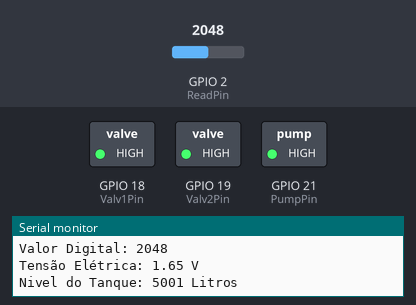
Recording of a program running on a simulated ESP32. Parts: switched loads named in the program (green lamp = pin HIGH), the last lines printed to the serial monitor. The inputs (shaded band) are chosen by the test bench; at power-on: GPIO 2 (ReadPin) = 2048 (analog values on the 0–4095 scale).

Above: at 1.8 s.
1.9 s: GPIO 2 (ReadPin) set to 1991
At 4.1 s:
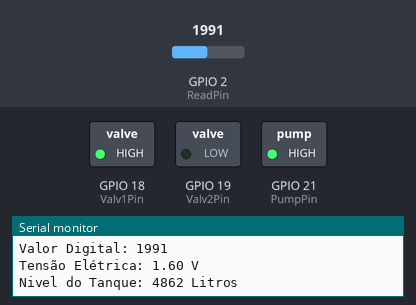
4.5 s: GPIO 2 (ReadPin) set to 3603
At 6.8 s:
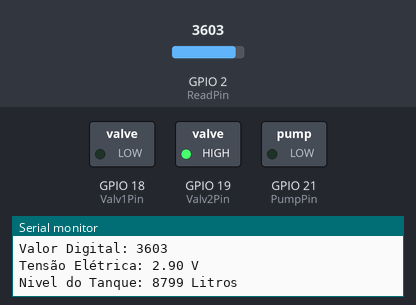
7.5 s: GPIO 2 (ReadPin) set to 3113
10.3 s: GPIO 2 (ReadPin) set to 3021
At 13.3 s:
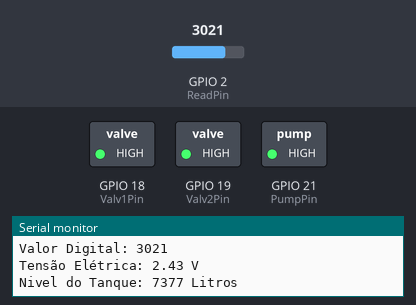
13.6 s: GPIO 2 (ReadPin) set to 2047
At 16.1 s:
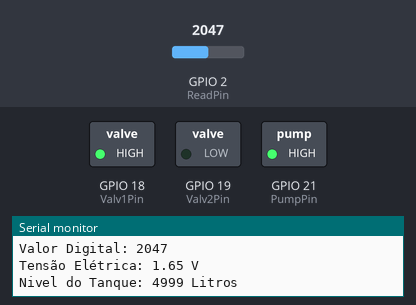
Timing chart, 0 to 17.6 s (numbered marks = the images above; inputs shaded):
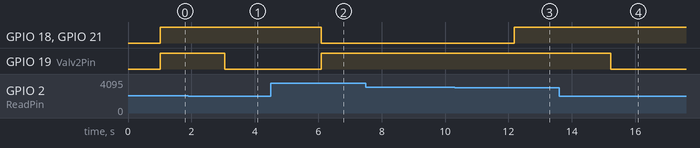

Measured:
- the behaviour switches between 2048 and 2047 on GPIO 2 (ReadPin) (found by bisection; images 0 and 1)
- the behaviour switches between 3072 and 3071 on GPIO 2 (ReadPin) (found by bisection; images 2 and 3)
- after the input at 1.9 s, GPIO 19 (Valv2Pin): HIGH → LOW after 1.1 s
- after the input at 4.5 s, GPIO 18 (Valv1Pin), GPIO 21 (PumpPin): HIGH → LOW after 1.6 s; GPIO 19 (Valv2Pin): LOW → HIGH after 1.6 s
- after the input at 10.3 s, GPIO 18 (Valv1Pin), GPIO 21 (PumpPin): LOW → HIGH after 1.9 s
- after the input at 13.6 s, GPIO 19 (Valv2Pin): HIGH → LOW after 1.6 s

The program:

main.cpp
```cpp
#include <Arduino.h>

const int ReadPin = 2,
          Valv1Pin = 18,
          Valv2Pin = 19,
          PumpPin = 21;
int       Valv1 = 0,
          Valv2 = 0,
          Pump = 0,
          VdigPot = 0;
float     TensaoPot = 0,
          TensaoDig = 0,
          LevelTankFunction = 0,
          LevelTank = 0;

void setup()
{
  Serial.begin(9600);
  analogReadResolution(12);
  analogSetAttenuation(ADC_11db);
  analogSetWidth(12);
  pinMode(Valv1Pin, OUTPUT);
  pinMode(Valv2Pin, OUTPUT);
  pinMode(PumpPin, OUTPUT);
}

float signalConv(float ArgAnalog)
{
  TensaoDig = ArgAnalog * 0.80586e-3;
  return(TensaoDig);
}

float levelConv(float ArgLevel)
{
  LevelTankFunction = ArgLevel / 0.00033;
  return(LevelTankFunction);
}

void resultFunctions()
{
  VdigPot = analogRead(ReadPin);
  TensaoPot = signalConv(VdigPot);
  LevelTank = levelConv(TensaoPot);
}

void printSerial()
{
  if(Serial.availableForWrite() != NULL)
  {
    Serial.printf("Valor Digital: %d \n", VdigPot);
    Serial.printf("Tensão Elétrica: %.2f V \n",TensaoPot);
    Serial.printf("Nivel do Tanque: %.0f Litros \n",LevelTank);
    delay(1000);
  }
}

void controlLogic()
{
  if(LevelTank > (0.75 * 10000))
  {
    Valv1 = LOW;
    Valv2 = HIGH;
    Pump = LOW;
  }
  else if(LevelTank > (0.50 * 10000) && LevelTank <= (0.75 * 10000))
  {
    Valv1 = HIGH;
    Valv2 = HIGH;
    Pump = HIGH;
  }
  else
  {
    Valv1 = HIGH;
    Valv2 = LOW;
    Pump = HIGH;
  }
}

void driveOutputs()
{
  digitalWrite(Valv1Pin, Valv1);
  digitalWrite(Valv2Pin, Valv2);
  digitalWrite(PumpPin, Pump);
}

void loop()
{
  resultFunctions();
  printSerial();
  controlLogic();
  driveOutputs();
}
```
